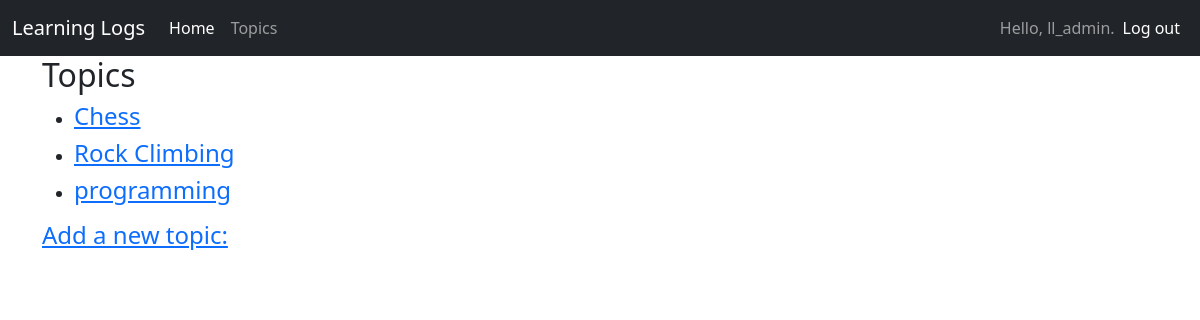
The app's page /topics/ (signed in) with its own data.
### learning_logs/models.py (models this page shows)
class Topic(models.Model):
    text = models.CharField(max_length=200)
    date_added = models.DateTimeField(auto_now_add=True)
    owner = models.ForeignKey(User, on_delete=models.CASCADE)
    def __str__(self):
        return self.text

### learning_logs/views.py (the view)
# urls.py: url(r'^topics/$', views.topics, name='topics'),
@login_required
def topics(request):
    topics = Topic.objects.filter(owner=request.user).order_by('date_added')
    context = {'topics': topics}
    return render(request, 'learning_logs/topics.html', context)

### learning_logs/templates/learning_logs/topics.html
{% extends "learning_logs/base.html" %}
{% block header %}
    <h2>Topics</h2>
{% endblock header %}
{% block content %}
    <ul>
        {% for topic in topics %}
            <li>
                <h4>
                    <a href="{% url 'learning_logs:topic' topic.id %}">{{ topic }}</a>
                </h4>
            </li>
        {% empty %}
            <li>No topics have been added yet.</li>
        {% endfor %}
    </ul>
<h4><a href="{% url 'learning_logs:new_topic' %}">Add a new topic:</h4>
{% endblock content %}

### learning_logs/templates/learning_logs/base.html (shortened to what this page needs)
{% load bootstrap5 %}
<!DOCTYPE html>
<html lang="en">
    <head>
        {% bootstrap_css %}
    </head>
    <body>
        <nav class="navbar navbar-expand-lg navbar-dark bg-dark">
          <div class="container-fluid">
            <a class="navbar-brand" href="{% url 'learning_logs:index' %}">Learning Logs</a>
            <div class="collapse navbar-collapse" id="navbarSupportedContent">
              <ul class="navbar-nav me-auto mb-2 mb-lg-0">
                <li class="nav-item">
                  <a class="nav-link active" aria-current="page" href="{% url 'learning_logs:index' %}">Home</a>
                </li>
                <li class="nav-item">
                  <a class="nav-link" href="{% url 'learning_logs:topics' %}">Topics</a>
                </li>
              </ul>
                <ul class="nav navbar-nav navbar-right">
                    {% if user.is_authenticated %}
                        <span class="navbar-text">
                          Hello, {{ user.username }}.
                        </span>
                    <li class="nav-item">
                          <a class="nav-link active" href="{% url 'users:logout' %}">Log out</a>
                    </li>
                    {% endif %}
                </ul>
            </div>
          </div>
        </nav>
        <div class="container">
            <div class="page-header">
                {% block header %}{% endblock header %}
            </div>
            <div>
                {% block content %}{% endblock content %}
            </div>
        </div>
    </body>
</html>

### records on screen
Topic: text "Chess"
Topic: text "Rock Climbing"
Topic: text "programming"

### other values on screen
{{ user.username }} "ll_admin"
